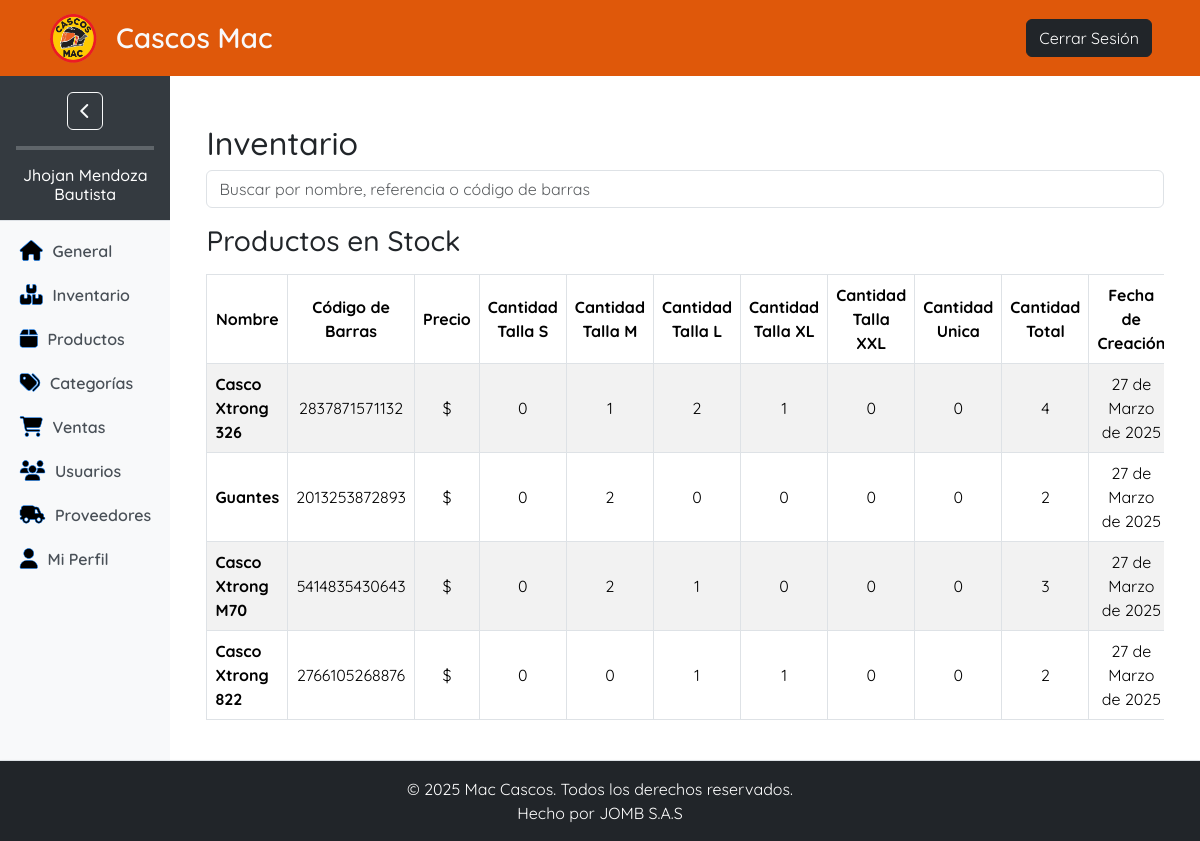
Page /inventario/ (signed in) on the earlier database version.
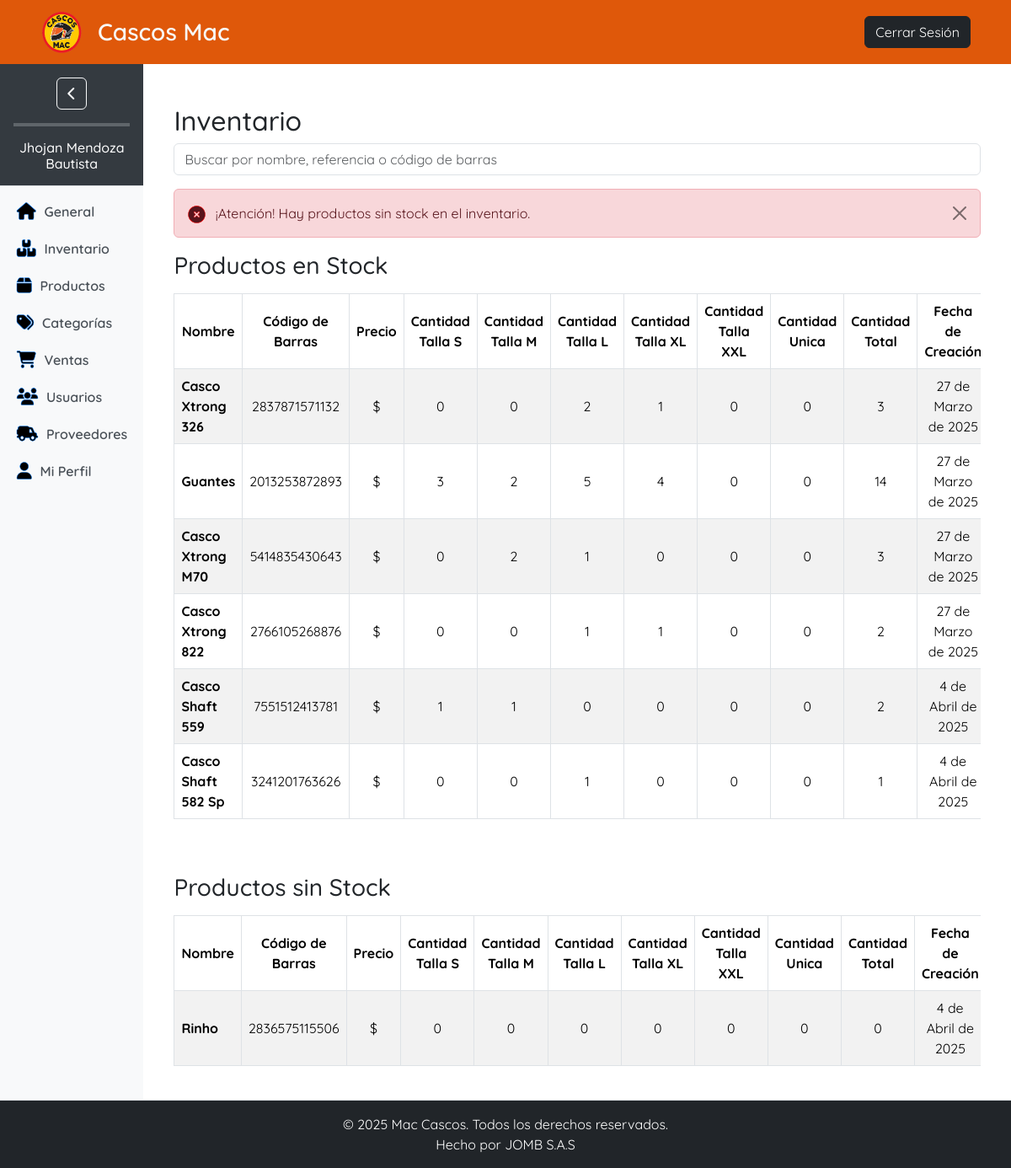
Same page on the later database version.
### tienda/models.py (models this page shows, shortened)
class Producto(models.Model):
    GENERO_CHOICES = [
        ('', 'Seleccione una opción'),
        ('caballero', 'Caballero'),
        ('dama', 'Dama'),
        ('unisex', 'Unisex'),
        ('no_necesita', 'No necesita')
    ]
    referencia = models.CharField(max_length=12, unique=True, blank=True, null=True)
    codigo_barras = models.CharField(max_length=13, unique=True, blank=True, null=True)
    nombre = models.CharField(max_length=120, unique=True)
    descripcion = models.TextField(blank=True, null=True)
    precio_venta = models.DecimalField(max_digits=10, decimal_places=0)  # Precio de venta
    categoria = models.ForeignKey('Categoria', on_delete=models.CASCADE, related_name='productos')
    cantidad = models.PositiveIntegerField(default=0)  # Cantidad de producto si no requiere tallas
    imagen1 = models.ImageField(upload_to='productos/', blank=True, null=True)
    imagen2 = models.ImageField(upload_to='productos/', blank=True, null=True)
    imagen3 = models.ImageField(upload_to='productos/', blank=True, null=True)
    imagen4 = models.ImageField(upload_to='productos/', blank=True, null=True)
    imagen5 = models.ImageField(upload_to='productos/', blank=True, null=True)
    genero = models.CharField(
        max_length=15,
        choices=GENERO_CHOICES,
        blank=True,
        null=True
    )
    CATALOG_CHOICES = [
        ('', 'Seleccione una opción'),
        ('catalogo', 'En Catálogo'),
        ('no_catalogo', 'No Catálogo'),
    ]
    catalogo = models.CharField(
        max_length=15,
        choices=CATALOG_CHOICES,
        default='no_catalogo',
    )
    en_oferta = models.BooleanField(default=False)
    precio_oferta = models.DecimalField(max_digits=10, decimal_places=0, blank=True, null=True)
    precio_compra = models.DecimalField(max_digits=10, decimal_places=0, blank=True, null=True)
    proveedor = models.ForeignKey('Proveedor', on_delete=models.SET_NULL, null=True, blank=True, related_name='productos')
    created_date = models.DateField(auto_now_add=True)
    @property
    def cantidades_por_talla(self):
        cantidades = {}
        for detalle in self.producto_tallas.filter(activa=True):
            cantidades[detalle.talla.nombre] = detalle.cantidad
        return cantidades
    @property
    def total_cantidad(self):
        return sum(detalle.cantidad for detalle in self.producto_tallas.all())

class ProductoTalla(models.Model):
    producto = models.ForeignKey('Producto', related_name='producto_tallas', on_delete=models.CASCADE)
    talla = models.ForeignKey(Talla, related_name='producto_tallas', on_delete=models.CASCADE)
    cantidad = models.PositiveIntegerField(default=0)
    activa = models.BooleanField(default=False)
    codigo_barras = models.CharField(max_length=13, unique=True, blank=True, null=True)  # Campo para el código de barras
    class Meta:
        unique_together = ('producto', 'talla')  # Evitar duplicados para el mismo producto y talla

class Talla(models.Model):
    nombre = models.CharField(max_length=10, unique=True)

### inventario/views.py (the view)
# urls.py: path('inventario/', inventario_view, name='inventario'),  # URL para la vista de inventario
@login_required
def inventario_view(request):
    productos = Producto.objects.all()
    query = request.GET.get('search', '')
    if query:
        productos = productos.filter(
            Q(nombre__icontains=query) |
            Q(referencia__icontains=query) |
            Q(codigo_barras__icontains=query)
        )
    productos_con_stock = []
    productos_sin_stock = []
    productos_bajo_stock = []
    for producto in productos:
        total_cantidad = producto.total_cantidad  # No necesitas asignarlo
        if total_cantidad > 0:
            productos_con_stock.append(producto)
        elif total_cantidad == 0:
            productos_sin_stock.append(producto)
        elif total_cantidad <= 5:
            productos_bajo_stock.append(producto)
    context = {
        'productos_con_stock': productos_con_stock,
        'productos_sin_stock': productos_sin_stock,
        'productos_bajo_stock': productos_bajo_stock,
        'search_query': query,  # Pasar la búsqueda actual al template
    }
    return render(request, 'dashboard/inventario/inventario.html', context)

### templates/dashboard/inventario/inventario.html (shortened to what the changed rows need)
{% extends 'base_dashboard.html' %}
{% load static %}
{% load humanize %}
{% block content %}
<div class="container mt-4">
    <h2>Inventario</h2>
    <div class="mb-3">
        <form method="GET" action="{% url 'inventario' %}">
        </form>
    </div>
    {% if productos_sin_stock %}
    <div class="alert alert-danger alert-dismissible fade show" role="alert">
        <i class="fa-solid fa-circle-xmark fa-shake fs-5 align-middle me-2" style="-webkit-text-stroke: 0.5px rgb(255, 0, 0);"></i>
        ¡Atención! Hay productos sin stock en el inventario.
        <button type="button" class="btn-close" data-bs-dismiss="alert" aria-label="Close"></button>
    </div>
    {% endif %}
    <div class="table-responsive">
        <h3>Productos en Stock</h3>
        <table class="table table-striped table-hover table-bordered mt-3">
            <thead>
                <tr class="text-center align-middle">
                    <th>Nombre</th>
                    <th>Código de Barras</th>
                    <th>Precio</th>
                    <th>Cantidad Talla S</th>
                    <th>Cantidad Talla M</th>
                    <th>Cantidad Talla L</th>
                    <th>Cantidad Talla XL</th>
                    <th>Cantidad Talla XXL</th>
                    <th>Cantidad Unica</th>
                    <th>Cantidad Total</th>
                    <th>Fecha de Creación</th>
                </tr>
            </thead>
            <tbody class="text-center align-middle" id="productoTable">
                {% for producto in productos_con_stock %}
                <tr>
                    <td class="text-start fw-bolder">{{ producto.nombre }}</td>
                    <td>{{ producto.codigo_barras }}</td>
                    <td>${{ producto.precio|floatformat:0|intcomma }}</td>
                    <td>{{ producto.cantidades_por_talla.S|default:"0" }}</td>
                    <td>{{ producto.cantidades_por_talla.M|default:"0" }}</td>
                    <td>{{ producto.cantidades_por_talla.L|default:"0" }}</td>
                    <td>{{ producto.cantidades_por_talla.XL|default:"0" }}</td>
                    <td>{{ producto.cantidades_por_talla.XXL|default:"0" }}</td>
                    <td>{{ producto.cantidades_por_talla.General|default:"0" }}</td>
                    <td>{{ producto.total_cantidad }}</td>
                    <td>{{ producto.created_date }}</td>
                </tr>
                {% empty %}
                <tr>
                    <td colspan="11">No hay productos en stock.</td>
                </tr>
                {% endfor %}
            </tbody>
        </table>
    </div>
    {% if productos_sin_stock %}
    <div class="table-responsive mt-5 bg-soft-danger">
        <h3>Productos sin Stock</h3>
        <table class="table table-striped table-hover table-bordered mt-3">
            <thead>
                <tr class="text-center align-middle">
                    <th>Nombre</th>
                    <th>Código de Barras</th>
                    <th>Precio</th>
                    <th>Cantidad Talla S</th>
                    <th>Cantidad Talla M</th>
                    <th>Cantidad Talla L</th>
                    <th>Cantidad Talla XL</th>
                    <th>Cantidad Talla XXL</th>
                    <th>Cantidad Unica</th>
                    <th>Cantidad Total</th>
                    <th>Fecha de Creación</th>
                </tr>
            </thead>
            <tbody class="text-center align-middle" id="productoTable">
                {% for producto in productos_sin_stock %}
                <tr>
                    <td class="text-start fw-bolder">{{ producto.nombre }}</td>
                    <td>{{ producto.codigo_barras }}</td>
                    <td>${{ producto.precio|floatformat:0|intcomma }}</td>
                    <td>{{ producto.cantidades_por_talla.S|default:"0" }}</td>
                    <td>{{ producto.cantidades_por_talla.M|default:"0" }}</td>
                    <td>{{ producto.cantidades_por_talla.L|default:"0" }}</td>
                    <td>{{ producto.cantidades_por_talla.XL|default:"0" }}</td>
                    <td>{{ producto.cantidades_por_talla.XXL|default:"0" }}</td>
                    <td>{{ producto.cantidades_por_talla.General|default:"0" }}</td>
                    <td>{{ producto.total_cantidad }}</td>
                    <td>{{ producto.created_date }}</td>
                </tr>
                {% empty %}
                <tr>
                    <td colspan="11">No hay productos sin stock.</td>
                </tr>
                {% endfor %}
            </tbody>
        </table>
    </div>
    {% endif %}
</div>
{% endblock %}

Differences in the rows shown:
changed through a linked row, Producto "Casco Xtrong 326": cantidades_por_talla.M "1" → "0"; total_cantidad "4" → "3"
changed Producto "Guantes": cantidades_por_talla.S "0" → "3"; cantidades_por_talla.L "0" → "5"; cantidades_por_talla.XL "0" → "4"; total_cantidad "2" → "14"
added Producto: nombre "Casco Shaft 559", codigo_barras "7551512413781", cantidades_por_talla.S "1", cantidades_por_talla.M "1", cantidades_por_talla.L "0", cantidades_por_talla.XL "0", cantidades_por_talla.XXL "0", cantidades_por_talla.General "0", total_cantidad "2", created_date "4 de Abril de 2025", shown under "Productos en Stock"
added Producto: nombre "Casco Shaft 582 Sp", codigo_barras "3241201763626", cantidades_por_talla.S "0", cantidades_por_talla.M "0", cantidades_por_talla.L "1", cantidades_por_talla.XL "0", cantidades_por_talla.XXL "0", cantidades_por_talla.General "0", total_cantidad "1", created_date "4 de Abril de 2025", shown under "Productos en Stock"
added Producto: nombre "Rinho", codigo_barras "2836575115506", cantidades_por_talla.S "0", cantidades_por_talla.M "0", cantidades_por_talla.L "0", cantidades_por_talla.XL "0", cantidades_por_talla.XXL "0", cantidades_por_talla.General "0", total_cantidad "0", created_date "4 de Abril de 2025", shown under "Productos sin Stock"
Other differences:
text now shown: "¡Atención! Hay productos sin stock en el inventario. Productos sin Stock Nombre Código de Barras Precio Cantidad Talla S Cantidad Talla M Cantidad Talla L Cantidad Talla XL Cantidad Talla XXL Cantidad Unica Cantidad Total Fecha de Creación"
